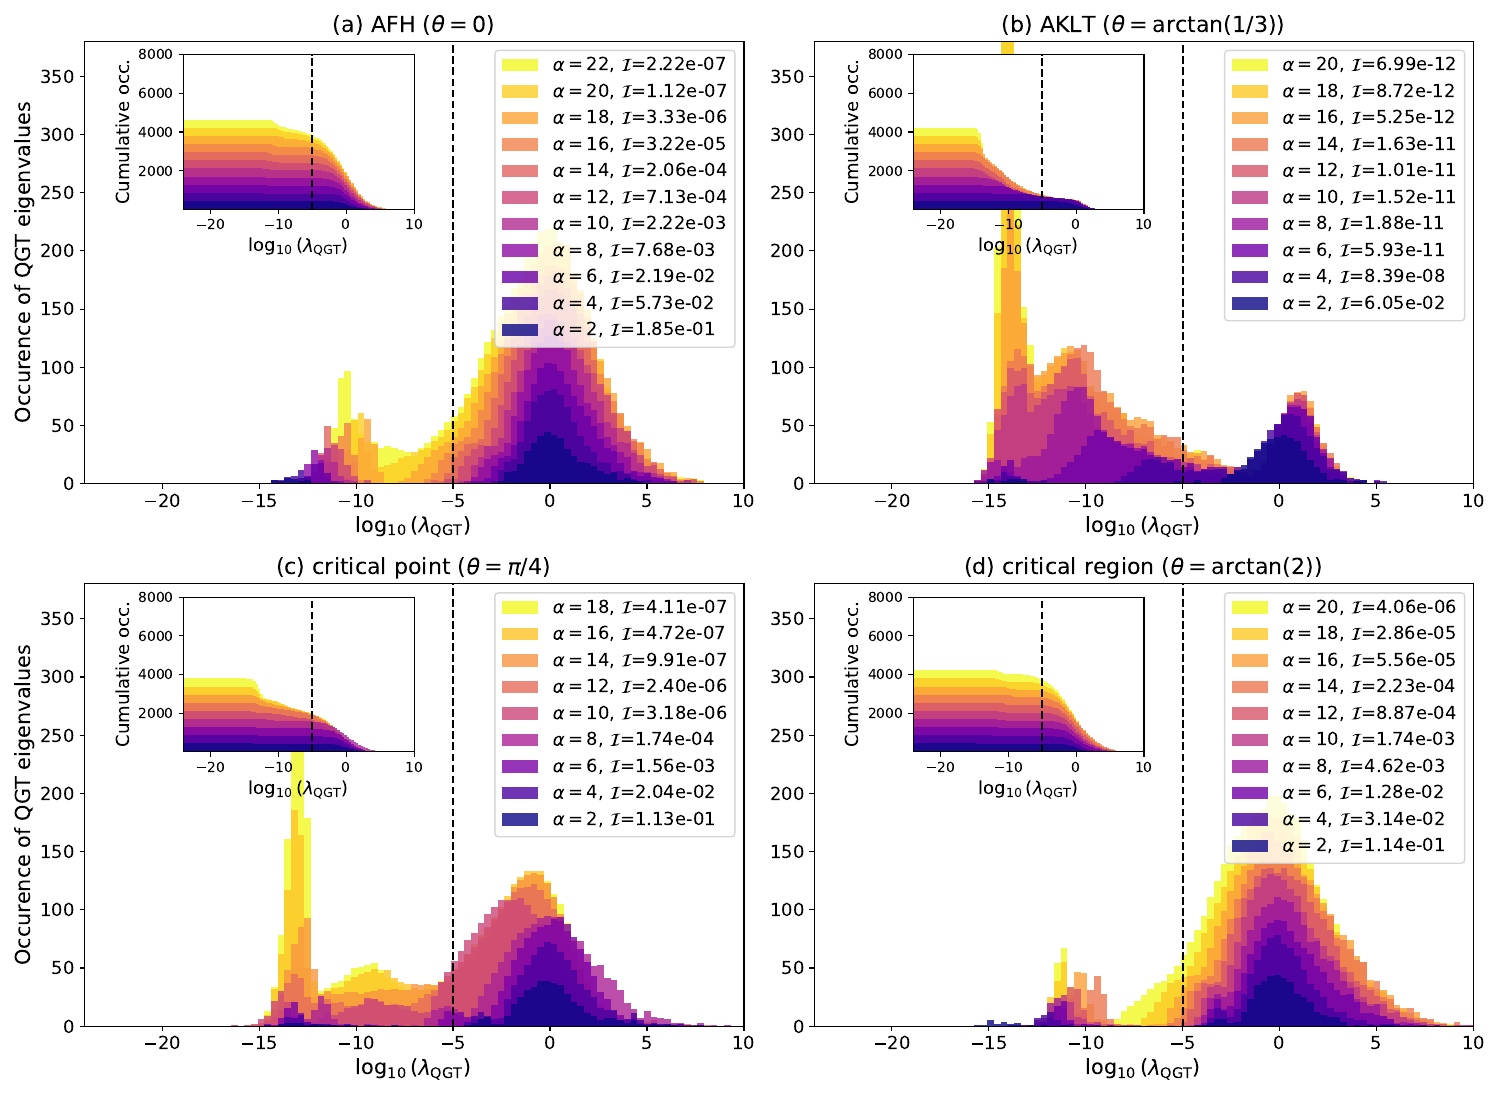

Recreate this plot in Python.
import matplotlib.pyplot as plt 
import numpy as np 


cmap = plt.cm.plasma
# Create a list of 8 colors from the viridis colormap
def compute_rank(qgt_evals, cutoff=1e-6, normalize=False):
    if not normalize:
        qgt_lgevals = np.log10(qgt_evals)#/qgt_eigvals.max())
    else:
        qgt_evals /= qgt_evals.max()
        qgt_lgevals = np.log10(qgt_evals)
    rank_ = len(qgt_lgevals[qgt_lgevals>cutoff])
    return rank_, qgt_lgevals

#cutoff = -12
ix = 0.15 
iy = 0.62
lx = 0.35
ly = 0.35
y0 = 0
yf = 380
x0 = -24
xf = 10
y0_in = 1
yf_in = 8000
x0_in = -24
xf_in = 10

transparency = 0.8

fontsize_suptitle = 16+2
fontsize_title = 14+2
fontsize_labels = 13+2
fontsize_legend = 13

rank_cutoff = -5
normalize_ = False
L=10

# AFH
fig, axes = plt.subplots(2,2,figsize=(15,11))
#plt.suptitle("Spectrum of the QGT, for spin-1 Bilinear-Biquadratic chain with L=10", fontsize=fontsize_suptitle)
ax0 = axes[0,0]
ax0.set_title(r"(a) AFH ($\theta=0$)", fontsize=fontsize_title)
axins = ax0.inset_axes([ix, iy, lx, ly])
model="AFH"
alpha_list=np.flip(np.array([2,4,6,8,10,12,14,16,18,20,22]))
colors = cmap(np.linspace(0, 1, len(alpha_list)))
for ia,alp in enumerate(alpha_list):
    if alp==22:
        iterations = 5000
    else:
        iterations = 15000
    infidelity_file = f"./data_infidelity_optimization/converged_infidelity/final_infidelity_model_{model}_L_{L:d}_alpha_{alp:d}.npy"
    qgt_eigvals_file = f"./data_infidelity_optimization/qgt_eigenvalues/qgt_eigvals_model_{model}_L_{L:d}_alpha_{alp:d}.npy"
    relE_file = f"./data_infidelity_optimization/energy_error/relE_model_{model}_L_{L:d}_alpha_{alp:d}.npy"

    infidelity = np.load(infidelity_file)[0]
    qgt_eigvals = np.load(qgt_eigvals_file)[:,0]
    rank, qgt_logevals = compute_rank(qgt_eigvals, cutoff=rank_cutoff, normalize=normalize_)
    relE = np.load(relE_file)[0]


    ax0.hist(qgt_logevals, bins=70, alpha=transparency, label=rf"$\alpha={alp}$, "+r"$\mathcal{I}$"+f"={infidelity:.2e}", color=colors[-ia-1])#, edgecolor='black')
    axins.hist(qgt_logevals, bins=70, alpha=transparency, cumulative=-1,color=colors[-ia-1])#, edgecolor='black')
ax0.set_ylim(y0,yf)
ax0.set_xlim(x0,xf)
ax0.set_xlabel(r"$\log_{10}(\lambda_{\rm QGT})$", fontsize=fontsize_labels)
ax0.set_ylabel("Occurence of QGT eigenvalues", fontsize=fontsize_labels)
ax0.legend(loc="upper right", fontsize=fontsize_legend)
ax0.axvline(rank_cutoff, color='k', linestyle="--")
axins.set_ylim(y0_in,yf_in)
axins.set_xlim(x0_in,xf_in)
axins.axvline(rank_cutoff, color='k', linestyle="--")
axins.set_xlabel(r"$\log_{10}(\lambda_{\rm QGT})$", fontsize=fontsize_legend)
axins.set_ylabel("Cumulative occ.", fontsize=fontsize_legend)


# AKLT
ax1 = axes[0,1]
ax1.set_title(r"(b) AKLT ($\theta=\arctan(1/3)$)", fontsize=fontsize_title)
axins = ax1.inset_axes([ix, iy, lx, ly])
model="AKLT"
alpha_list=np.flip(np.array([2,4,6,8,10,12,14,16,18,20]))
colors = cmap(np.linspace(0, 1, len(alpha_list)))
for ia,alp in enumerate(alpha_list):
    infidelity_file = f"./data_infidelity_optimization/converged_infidelity/final_infidelity_model_{model}_L_{L:d}_alpha_{alp:d}.npy"
    qgt_eigvals_file = f"./data_infidelity_optimization/qgt_eigenvalues/qgt_eigvals_model_{model}_L_{L:d}_alpha_{alp:d}.npy"
    relE_file = f"./data_infidelity_optimization/energy_error/relE_model_{model}_L_{L:d}_alpha_{alp:d}.npy"

    infidelity = np.load(infidelity_file)[0]
    qgt_eigvals = np.load(qgt_eigvals_file)[:,0]
    rank, qgt_logevals = compute_rank(qgt_eigvals, cutoff=rank_cutoff, normalize=normalize_)
    relE = np.load(relE_file)[0]


    ax1.hist(qgt_logevals, bins=70, alpha=transparency, label=rf"$\alpha={alp}$, "+r"$\mathcal{I}$"+f"={infidelity:.2e}", color=colors[-ia-1])#, edgecolor='black')
    axins.hist(qgt_logevals, bins=70, alpha=transparency, cumulative=-1,color=colors[-ia-1])#, edgecolor='black')
ax1.set_ylim(y0,yf)
ax1.set_xlim(x0,xf)
ax1.set_xlabel(r"$\log_{10}(\lambda_{\rm QGT})$", fontsize=fontsize_labels)
#ax3.set_ylabel("Distribution of QGT eigenvalues", fontsize=fontsize_labels)
ax1.legend(loc="upper right", fontsize=fontsize_legend)
ax1.axvline(rank_cutoff, color='k', linestyle="--")
axins.set_ylim(y0_in,yf_in)
axins.set_xlim(x0_in,xf_in)
axins.axvline(rank_cutoff, color='k', linestyle="--")
axins.set_xlabel(r"$\log_{10}(\lambda_{\rm QGT})$", fontsize=fontsize_legend)
axins.set_ylabel("Cumulative occ.", fontsize=fontsize_legend)

# Critical
ax2 = axes[1,0]
ax2.set_title(r"(c) critical point ($\theta=\pi/4$)", fontsize=fontsize_title)
axins = ax2.inset_axes([ix, iy, lx, ly])
model="LS"
alpha_list=np.flip(np.array([2,4,6,8, 10, 12, 14, 16, 18]))
colors = cmap(np.linspace(0, 1, len(alpha_list)))
for ia,alp in enumerate(alpha_list):
    if alp>=10: Iterations=20000
    else: Iterations=15000
    infidelity_file = f"./data_infidelity_optimization/converged_infidelity/final_infidelity_model_{model}_L_{L:d}_alpha_{alp:d}.npy"
    qgt_eigvals_file = f"./data_infidelity_optimization/qgt_eigenvalues/qgt_eigvals_model_{model}_L_{L:d}_alpha_{alp:d}.npy"
    relE_file = f"./data_infidelity_optimization/energy_error/relE_model_{model}_L_{L:d}_alpha_{alp:d}.npy"

    infidelity = np.load(infidelity_file)[0]
    qgt_eigvals = np.load(qgt_eigvals_file)[:,0]
    rank, qgt_logevals = compute_rank(qgt_eigvals, cutoff=rank_cutoff, normalize=normalize_)
    relE = np.load(relE_file)[0]


    ax2.hist(qgt_logevals, bins=70, alpha=transparency, label=rf"$\alpha={alp}$, "+r"$\mathcal{I}$"+f"={infidelity:.2e}", color=colors[-ia-1])#, edgecolor='black')
    axins.hist(qgt_logevals, bins=70, alpha=transparency, cumulative=-1,color=colors[-ia-1])#, edgecolor='black')
ax2.set_ylim(y0,yf)
ax2.set_xlim(x0,xf)
ax2.set_xlabel(r"$\log_{10}(\lambda_{\rm QGT})$", fontsize=fontsize_labels)
ax2.set_ylabel("Occurence of QGT eigenvalues", fontsize=fontsize_labels)
ax2.legend(loc="upper right", fontsize=fontsize_legend)
ax2.axvline(rank_cutoff, color='k', linestyle="--")
axins.set_ylim(y0_in,yf_in)
axins.set_xlim(x0_in,xf_in)
axins.axvline(rank_cutoff, color='k', linestyle="--")
axins.set_xlabel(r"$\log_{10}(\lambda_{\rm QGT})$", fontsize=fontsize_legend)
axins.set_ylabel("Cumulative occ.", fontsize=fontsize_legend)

# Gapless
ax3 = axes[1,1]
ax3.set_title(r"(d) critical region ($\theta=\arctan(2)$)", fontsize=fontsize_title)
axins = ax3.inset_axes([ix, iy, lx, ly])
model="gapless"
alpha_list=np.flip(np.array([2,4,6,8,10,12,14,16,18,20]))
colors = cmap(np.linspace(0, 1, len(alpha_list)))
for ia,alp in enumerate(alpha_list):
    infidelity_file = f"./data_infidelity_optimization/converged_infidelity/final_infidelity_model_{model}_L_{L:d}_alpha_{alp:d}.npy"
    qgt_eigvals_file = f"./data_infidelity_optimization/qgt_eigenvalues/qgt_eigvals_model_{model}_L_{L:d}_alpha_{alp:d}.npy"
    relE_file = f"./data_infidelity_optimization/energy_error/relE_model_{model}_L_{L:d}_alpha_{alp:d}.npy"

    infidelity = np.load(infidelity_file)[0]
    qgt_eigvals = np.load(qgt_eigvals_file)[:,0]
    rank, qgt_logevals = compute_rank(qgt_eigvals, cutoff=rank_cutoff, normalize=normalize_)
    relE = np.load(relE_file)[0]


    ax3.hist(qgt_logevals, bins=70, alpha=transparency, label=rf"$\alpha={alp}$, "+r"$\mathcal{I}$"+f"={infidelity:.2e}", color=colors[-ia-1])#, edgecolor='black')
    axins.hist(qgt_logevals, bins=70, alpha=transparency, cumulative=-1,color=colors[-ia-1])#, edgecolor='black')
#ax.grid()
ax3.set_ylim(y0,yf)
ax3.set_xlim(x0,xf)
ax3.set_xlabel(r"$\log_{10}(\lambda_{\rm QGT})$", fontsize=fontsize_labels)
#ax3.set_ylabel("Distribution of QGT eigenvalues", fontsize=fontsize_labels)
ax3.legend(loc="upper right", fontsize=fontsize_legend)
ax3.axvline(rank_cutoff, color='k', linestyle="--")
axins.set_ylim(y0_in,yf_in)
axins.set_xlim(x0_in,xf_in)
axins.axvline(rank_cutoff, color='k', linestyle="--")
axins.set_xlabel(r"$\log_{10}(\lambda_{\rm QGT})$", fontsize=fontsize_legend)
axins.set_ylabel("Cumulative occ.", fontsize=fontsize_legend)
#axins.set_yscale("log")
for ax in axes.flat:
    ax.tick_params(axis='both', labelsize=fontsize_legend)
plt.tight_layout()
plt.savefig("fig_4.pdf",dpi=300)

